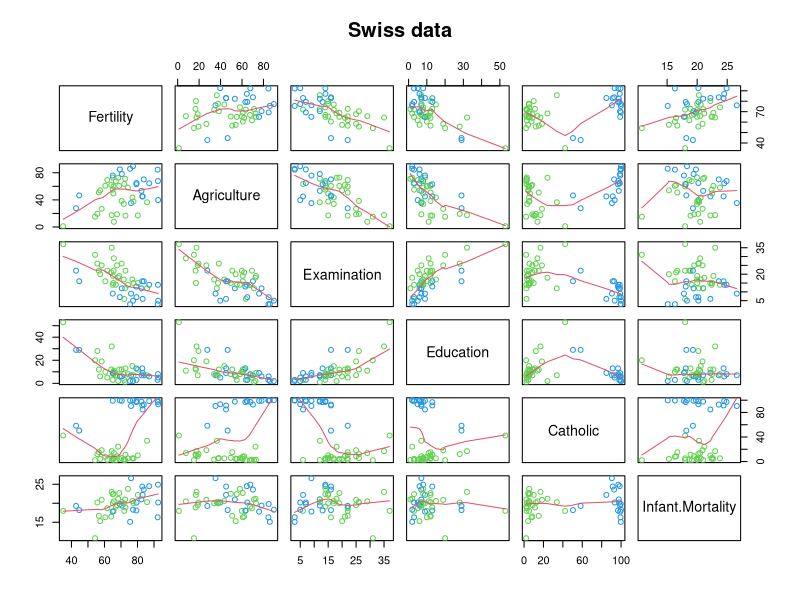
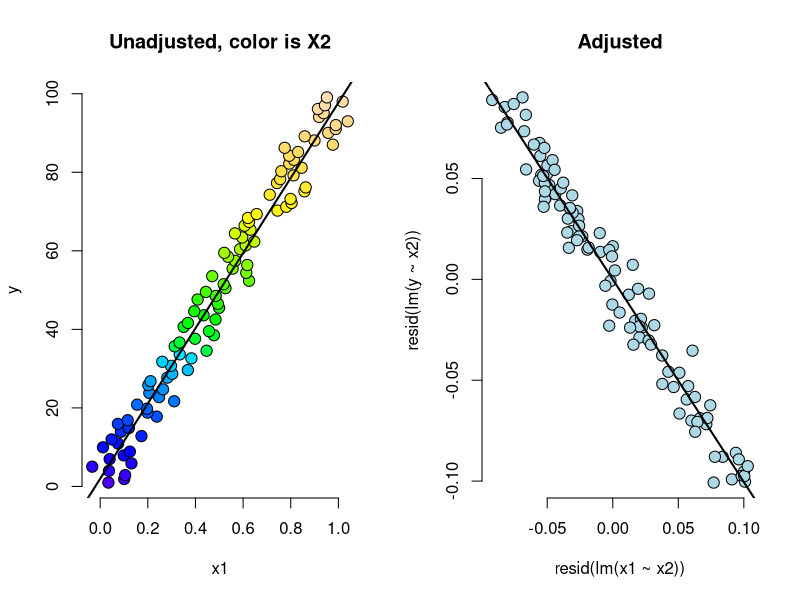

R code for these plots, in order:
library(datasets)
data(swiss); 
require(stats); 
require(graphics)
pairs(swiss, panel = panel.smooth, main = "Swiss data", col = 3 + (swiss$Catholic > 50))
attach(swiss)
summary(lm(Education~.,data=swiss))
summary(lm(Education~.,data=swiss))$coefficients
summary(lm(Education~Agriculture,data=swiss))$coefficients
summary(lm(Education~Fertility,data=swiss))$coefficients

n <- 100
x2 <- 1:n
x1 <- 0.01*x2+runif(n, -.1, .1)
y <- -x1+x2+rnorm(n,sd=0.01)
summary(lm(y~x1))$coef
summary(lm(y~x1+x2))$coef
par(mfrow=c(1,2))
plot(x1, y, pch=21,col="black",bg=topo.colors(n)[x2], frame = FALSE, cex = 1.5)
title('Unadjusted, color is X2')
abline(lm(y ~ x1), lwd = 2)
plot(resid(lm(x1 ~ x2)), resid(lm(y ~ x2)), pch = 21, col = "black", bg = "lightblue", frame = FALSE, cex = 1.5)
title('Adjusted')
abline(0, coef(lm(y ~ x1 + x2))[2], lwd = 2)

